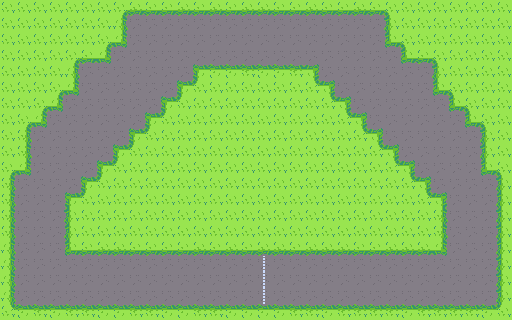

A level layout from a 2D game, rendered from its tile map. Below: a short description, then the map file with its tile-grid data intact:
An orthogonal 32x20 tile map with 16x16 px tiles, 1 tile layer (Tile Layer 1).

<map version="1.5" tiledversion="2021.03.23" orientation="orthogonal" renderorder="right-down" width="32" height="20" tilewidth="16" tileheight="16" infinite="0" nextlayerid="2" nextobjectid="1">
 <tileset firstgid="1" name="indy500 tileset" tilewidth="16" tileheight="16" tilecount="24" columns="4">
  <image source="img/indy500 tileset.png" width="64" height="96" />
  <wangsets>
   <wangset name="Grass" type="mixed" tile="-1">
    <wangcolor name="" color="#ff0000" tile="-1" probability="1" />
    <wangtile tileid="1" wangid="1,1,1,1,1,1,1,1" />
    <wangtile tileid="2" wangid="1,1,1,1,1,1,1,1" />
    <wangtile tileid="3" wangid="1,1,1,1,1,1,1,1" />
    <wangtile tileid="5" wangid="1,1,1,1,1,1,1,1" />
    <wangtile tileid="7" wangid="1,1,1,1,1,1,1,1" />
    <wangtile tileid="9" wangid="1,1,1,1,1,1,1,1" />
    <wangtile tileid="10" wangid="1,1,1,1,1,1,1,1" />
    <wangtile tileid="11" wangid="1,1,1,1,1,1,1,1" />
    <wangtile tileid="18" wangid="1,1,1,1,1,1,1,1" />
   </wangset>
   <wangset name="Road" type="mixed" tile="-1">
    <wangcolor name="" color="#ff0000" tile="-1" probability="1" />
    <wangcolor name="" color="#00ff00" tile="-1" probability="1" />
    <wangtile tileid="1" wangid="1,1,0,0,0,1,1,1" />
    <wangtile tileid="2" wangid="1,1,0,0,0,0,0,1" />
    <wangtile tileid="3" wangid="1,1,1,1,0,0,0,1" />
    <wangtile tileid="5" wangid="0,0,0,0,0,1,1,1" />
    <wangtile tileid="7" wangid="0,1,1,1,0,0,0,0" />
    <wangtile tileid="9" wangid="0,0,0,1,1,1,1,1" />
    <wangtile tileid="10" wangid="0,0,0,1,1,1,0,0" />
    <wangtile tileid="11" wangid="0,1,1,1,1,1,0,0" />
    <wangtile tileid="13" wangid="0,0,0,1,0,0,0,0" />
    <wangtile tileid="14" wangid="0,0,0,1,1,1,0,0" />
    <wangtile tileid="15" wangid="0,0,0,0,0,1,0,0" />
    <wangtile tileid="17" wangid="0,1,1,1,0,0,0,0" />
    <wangtile tileid="18" wangid="1,1,1,1,1,1,1,1" />
    <wangtile tileid="19" wangid="0,0,0,0,0,1,1,1" />
    <wangtile tileid="21" wangid="0,1,0,0,0,0,0,0" />
    <wangtile tileid="22" wangid="1,1,0,0,0,0,0,1" />
    <wangtile tileid="23" wangid="0,0,0,0,0,0,0,1" />
   </wangset>
  </wangsets>
 </tileset>
 <layer id="1" name="Tile Layer 1" width="32" height="20">
  <data encoding="csv">
7,7,7,7,7,7,7,14,15,11,11,15,11,15,11,15,15,11,11,15,11,11,15,11,16,7,7,7,7,7,7,7,
7,7,7,7,7,7,7,8,19,19,19,19,19,19,19,19,19,19,19,19,19,19,19,19,6,7,7,7,7,7,7,7,
7,7,7,7,7,7,14,12,19,19,19,19,19,19,19,19,19,19,19,19,19,19,19,19,10,16,7,7,7,7,7,7,
7,7,7,7,14,11,12,19,19,19,19,19,19,19,19,19,19,19,19,19,19,19,19,19,19,10,11,16,7,7,7,7,
7,7,7,7,8,19,19,19,19,19,19,19,2,3,3,23,3,3,23,4,19,19,19,19,19,19,19,6,7,7,7,7,
7,7,7,14,12,19,19,19,19,19,19,2,24,7,7,7,7,7,7,22,4,19,19,19,19,19,19,10,16,7,7,7,
7,7,14,12,19,19,19,19,19,19,2,24,7,7,7,7,7,7,7,7,22,4,19,19,19,19,19,19,10,16,7,7,
7,14,12,19,19,19,19,19,19,2,24,7,7,7,7,7,7,7,7,7,7,22,4,19,19,19,19,19,19,10,16,7,
7,18,19,19,19,19,19,19,2,24,7,7,7,7,7,7,7,7,7,7,7,7,22,4,19,19,19,19,19,19,6,7,
7,18,19,19,19,19,19,2,24,7,7,7,7,7,7,7,7,7,7,7,7,7,7,22,4,19,19,19,19,19,6,7,
14,12,19,19,19,19,2,24,7,7,7,7,7,7,7,7,7,7,7,7,7,7,7,7,22,4,19,19,19,19,10,16,
18,19,19,19,19,2,24,7,7,7,7,7,7,7,7,7,7,7,7,7,7,7,7,7,7,22,4,19,19,19,19,6,
18,19,19,19,2,24,7,7,7,7,7,7,7,7,7,7,7,7,7,7,7,7,7,7,7,7,22,4,19,19,19,20,
18,19,19,19,6,7,7,7,7,7,7,7,7,7,7,7,7,7,7,7,7,7,7,7,7,7,7,18,19,19,19,6,
18,19,19,19,20,7,7,7,7,7,7,7,7,7,7,7,7,7,7,7,7,7,7,7,7,7,7,18,19,19,19,6,
8,19,19,19,10,11,15,15,11,11,11,11,15,11,15,11,15,15,11,15,15,15,11,11,15,15,15,12,19,19,19,20,
8,19,19,19,19,19,19,19,19,19,19,19,19,19,19,19,1,19,19,19,19,19,19,19,19,19,19,19,19,19,19,6,
8,19,19,19,19,19,19,19,19,19,19,19,19,19,19,19,1,19,19,19,19,19,19,19,19,19,19,19,19,19,19,6,
8,19,19,19,19,19,19,19,19,19,19,19,19,19,19,19,1,19,19,19,19,19,19,19,19,19,19,19,19,19,19,6,
22,3,23,3,23,23,3,3,23,23,3,3,23,23,3,3,3,3,23,23,3,23,23,23,23,3,23,23,23,23,3,24
</data>
 </layer>
</map>